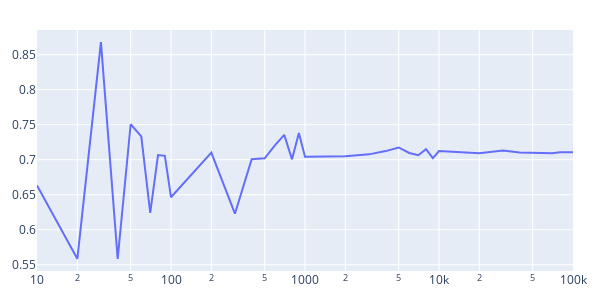

Notebook code for this chart:
### Markdown cell above
## Experiment 1 Correlation Notes

The correlations are well bounded over near the true correlation over the entire sample space. The correlation is well bounded at 10 percent of the data.

Somewhere between a 1% and 10% of the data. Our correlation measurements converge with +/- 0.01 of the true correlation. So for trend analysis we should never go above 10% sample
spaces. We should try and derive an objective images function which mathces this expected behavior between 1 and 10 percent of the data.

### Code cell
r_line_exp1 = go.Figure(lineof(x=sample_space, y=r_scores_exp1), layout=default_layout)
r_line_exp1.update_xaxes(type='log')
r_line_exp1

### Figure 1 — Plotly figure (JSON) as saved in the notebook; plotly's stock layout.template omitted (floating-point values rounded to 4 significant figures)
{"data": [{"mode": "lines", "name": "", "type": "scatter", "x": [10, 20, 30, 40, 50, 60, 70, 80, 90, 100, 200, 300, 400, 500, 600, 700, 800, 900, 1000, 2000, 3000, 4000, 5000, 6000, 7000, 8000, 9000, 10000, 20000, 30000, 40000, 50000, 60000, 70000, 80000, 90000, 100000], "y": [0.6634, 0.5585, 0.8681, 0.5583, 0.7506, 0.7332, 0.6242, 0.7067, 0.7055, 0.6465, 0.7102, 0.6229, 0.7008, 0.7021, 0.7213, 0.7356, 0.7005, 0.7382, 0.7043, 0.7048, 0.7076, 0.7123, 0.7175, 0.7096, 0.7064, 0.7151, 0.7021, 0.7123, 0.7092, 0.7131, 0.7103, 0.7098, 0.7094, 0.7092, 0.7106, 0.7102, 0.7106]}], "layout": {"height": 300, "margin": {"b": 20, "l": 20, "r": 20, "t": 30}, "width": 600, "xaxis": {"type": "log"}}}
